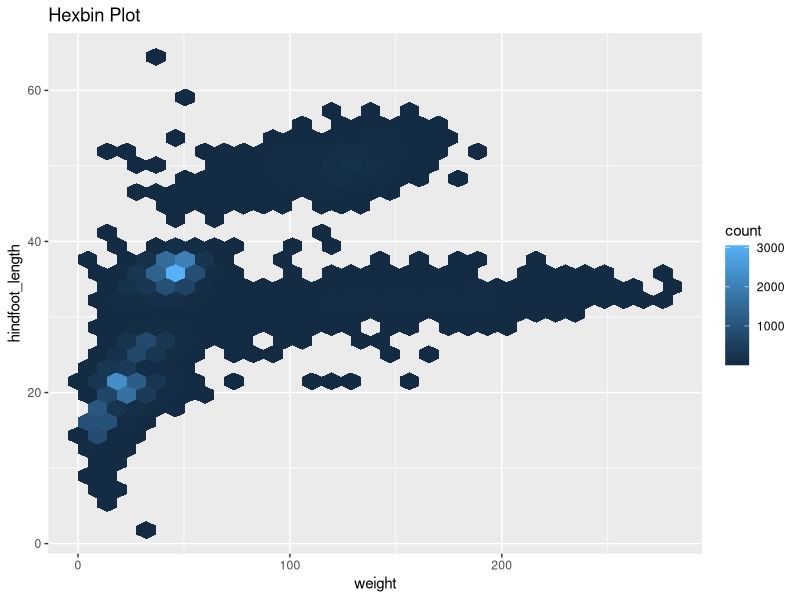
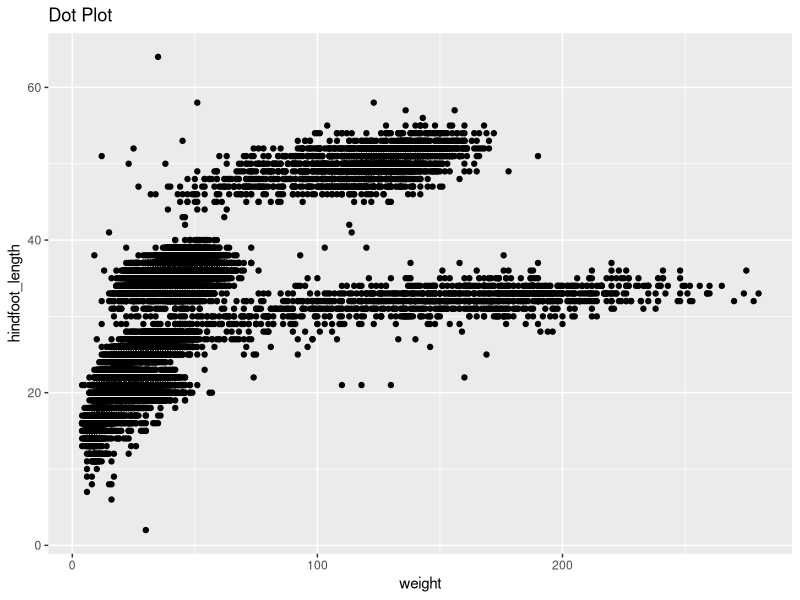
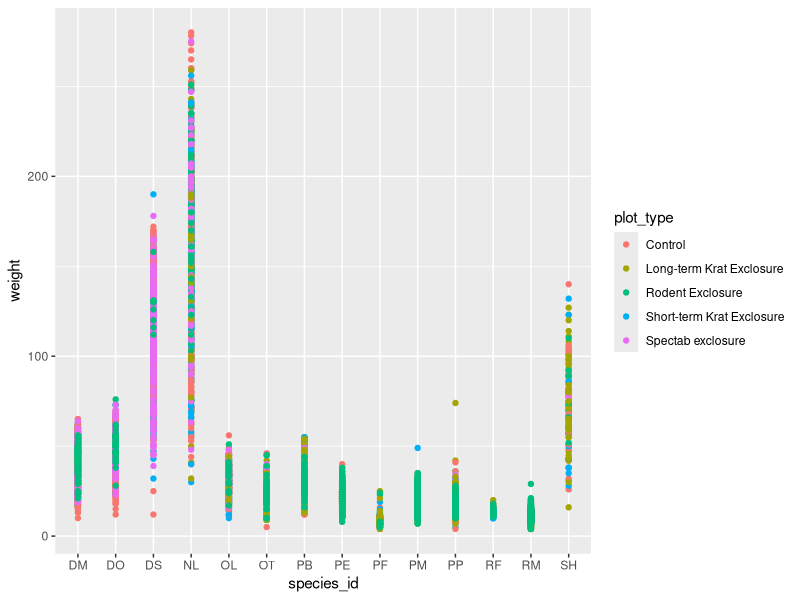
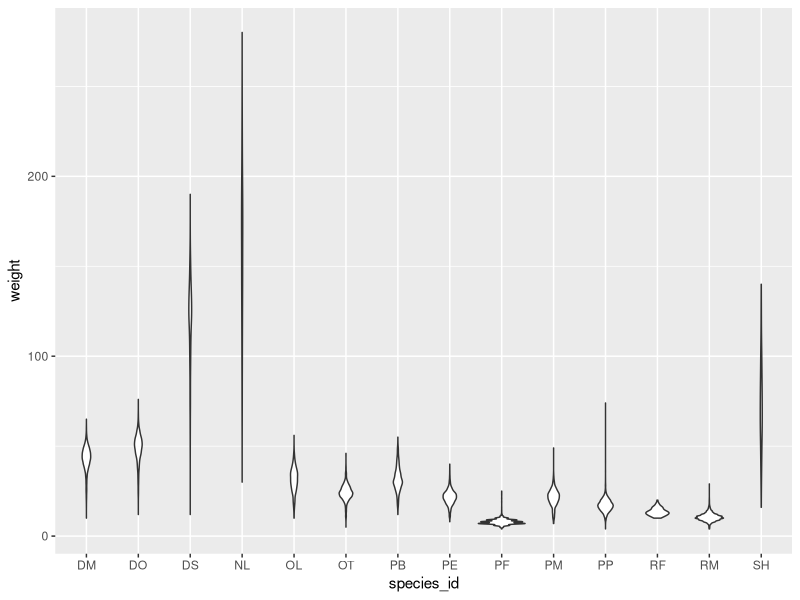
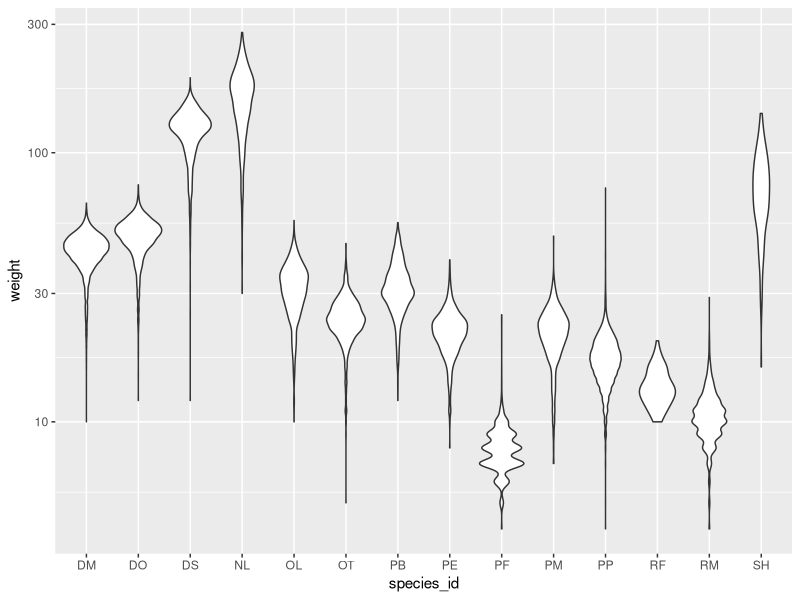
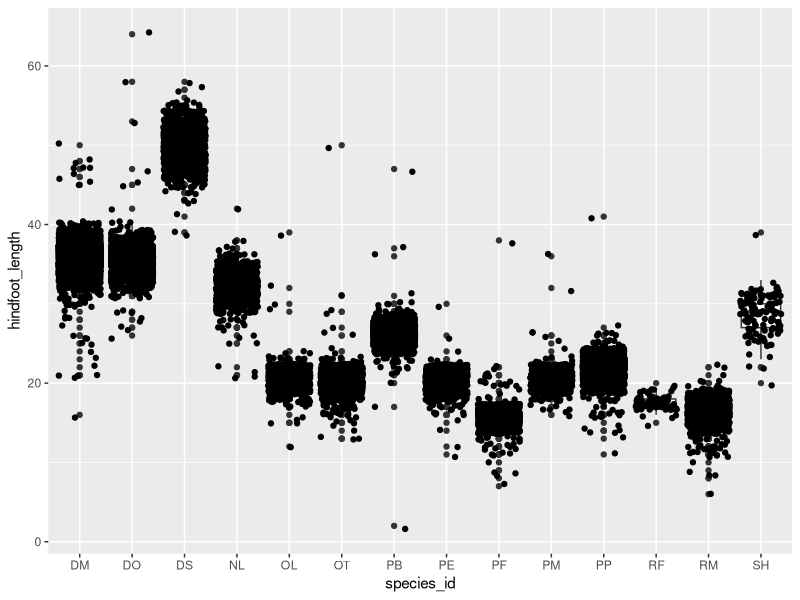
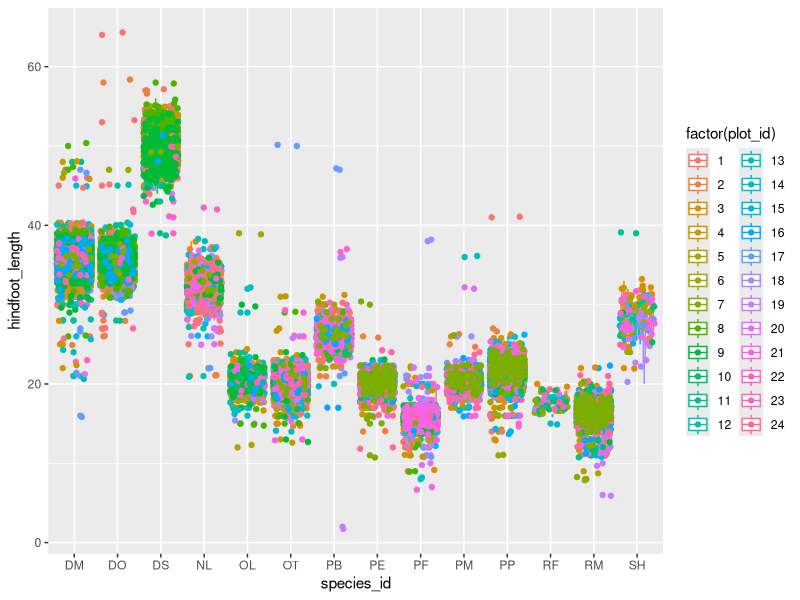
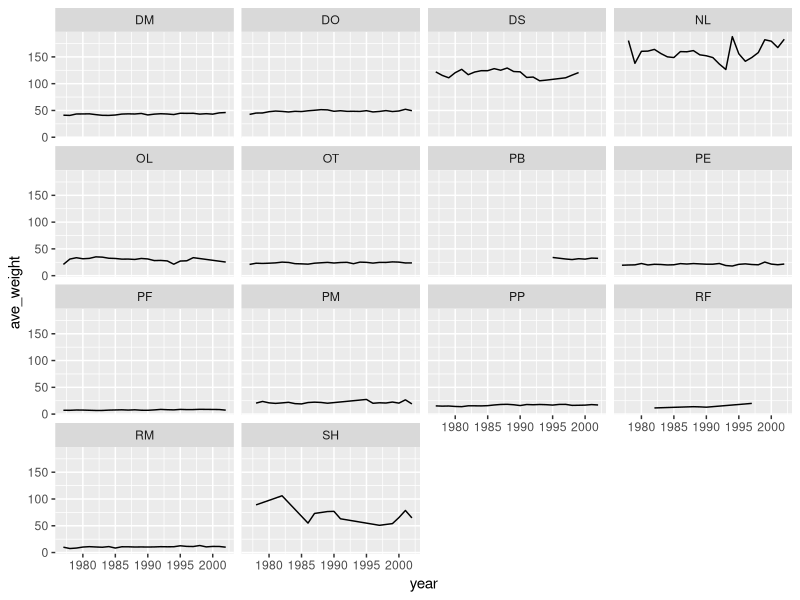

These figures' R source, in order:
## ---- chunk 1
knitr::opts_chunk$set(echo = TRUE)
## ---- chunk 2
library("tidyverse")
## ---- chunk 3
surveys_complete <- read_csv("data/surveys_complete.csv")
## ---- chunk 4
library("hexbin")
surveys_plot <- ggplot(data = surveys_complete, 
                       mapping = aes(x = weight, y = hindfoot_length))
## ---- chunk 5
surveys_plot +
 geom_hex() +
  ggtitle("Hexbin Plot")
## ---- chunk 6
surveys_plot +
 geom_point() +
  ggtitle("Dot Plot")
## ---- chunk 7
ggplot(data = surveys_complete, mapping = aes(x = species_id, y = weight, color=plot_type)) +
    geom_point()
## ---- chunk 8
ggplot(data = surveys_complete, mapping = aes(x = species_id, y = weight)) +
    geom_violin()
## ---- chunk 9
ggplot(data = surveys_complete, mapping = aes(x = species_id, y = weight)) +
  geom_violin() +
  scale_y_log10()
## ---- chunk 10
ggplot(data = surveys_complete, mapping = aes(x = species_id, y = hindfoot_length)) +
   geom_boxplot() +
   geom_jitter()
## ---- chunk 11
ggplot(data = surveys_complete, mapping = aes(x = species_id, y = hindfoot_length, color=factor(plot_id))) +
   geom_boxplot() +
   geom_jitter()
## ---- chunk 12
surveys_complete %>% group_by(species_id,year) %>% summarize(ave_weight=mean(weight)) %>%
  ggplot(aes(x=year,y=ave_weight)) + 
  geom_line() + 
  facet_wrap(vars(species_id))
## ---- chunk 13
surveys_complete %>% group_by(species_id,year) %>% summarize(ave_weight=mean(weight)) %>%
  ggplot(aes(x=year,y=ave_weight)) + 
  geom_line(size=1) + 
  facet_wrap(vars(species_id)) +
  theme_linedraw() +
  labs(title = "Observed weight through time",
        x = "Year of observation",
        y = "Average Weight") +
  theme(axis.text.x = element_text(size = 12, 
                                   angle = 90, hjust = 0.5, 
                                   vjust = 0.5),
                    axis.text.y = element_text(size = 11),
                    text=element_text(size = 14))
